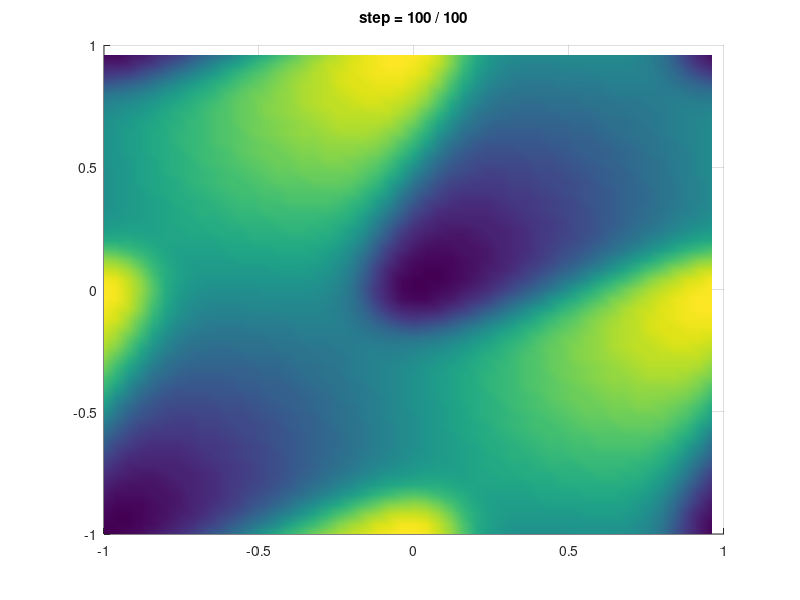

MATLAB code for this plot:
% SBP spectral method

clear
N = 50; % must be even
FinalTime = 2;

Np1D = N;

dx = 2/N;
h = 2*pi/N; % original h on [-pi,pi]
x = linspace(-1,1,N+1); x = x(1:end-1)';
column = [0 .5*(-1).^(1:N-1).*cot((1:N-1)*h/2)];
D = toeplitz(column,column([1 N:-1:2]))*pi;
W = dx*eye(Np1D);

Q = W*D;
K = D'*W*D;

%% make 2D

[x y] = meshgrid(x);
Np = Np1D^2;

%%

% Burgers
fS = @(uL,uR) (uL.^2 + uL.*uR + uR.^2)/6;
fD = @(uL,uR) max(abs(uL),abs(uR)).*(uR-uL);

%%


rk4a = [            0.0 ...
    -567301805773.0/1357537059087.0 ...
    -2404267990393.0/2016746695238.0 ...
    -3550918686646.0/2091501179385.0  ...
    -1275806237668.0/842570457699.0];
rk4b = [ 1432997174477.0/9575080441755.0 ...
    5161836677717.0/13612068292357.0 ...
    1720146321549.0/2090206949498.0  ...
    3134564353537.0/4481467310338.0  ...
    2277821191437.0/14882151754819.0];
rk4c = [             0.0  ...
    1432997174477.0/9575080441755.0 ...
    2526269341429.0/6820363962896.0 ...
    2006345519317.0/3224310063776.0 ...
    2802321613138.0/2924317926251.0];

u = -sin(pi*x).*sin(pi*y);

dt = .5*dx;
Nsteps = ceil(FinalTime/dt);
dt = FinalTime/Nsteps;
res = zeros(size(u));
rhs = zeros(size(u));

interval = 1;
Usnap = zeros(Np,ceil(Nsteps/interval)+1);
Usnap(:,1) = u(:);
sk = 2;

for i = 1:Nsteps
    for INTRK = 1:5
        
        % x coordinate
        for ii = 1:Np1D
            [ux uy] = meshgrid(u(ii,:));
            r = sum(Q.*fS(ux,uy),2); % (kron(Q,W).*FS)*1
            rhs(ii,:) = dx*r;
        end
        
        % y coordinate
        for ii = 1:Np1D
            [ux uy] = meshgrid(u(:,ii));
            r = sum(Q.*fS(ux,uy),2);
            rhs(:,ii) = rhs(:,ii) + dx*r;
        end                
        
        tau = .25*dx;
        rhs = -(rhs + tau*dx*(K*u + u*K))/dx^2; % inv(kron(W,W))*rhs
        
        res = rk4a(INTRK)*res + dt*rhs;
        u   = u  + rk4b(INTRK)*res;        
    end
    
    if mod(i,interval)==0 || i==Nsteps
        Usnap(:,sk) = u(:);
        sk = sk + 1;
    end
    
    if mod(i,10)==0        
        surf(x,y,u)
        view(2)
        shading interp
        title(sprintf('step = %d / %d\n',i,Nsteps))
        drawnow
    end
end

